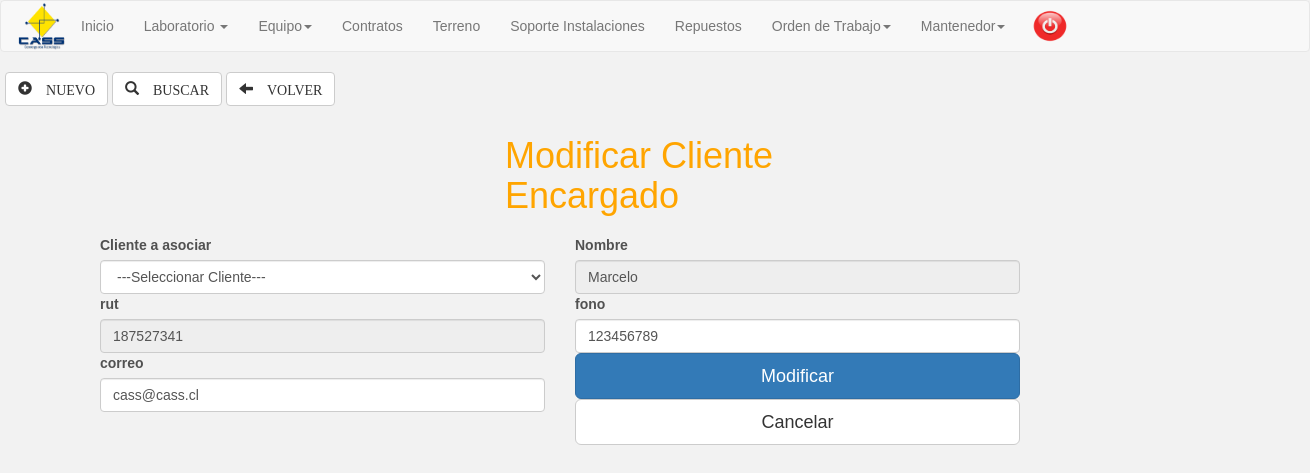
/cliente.modificar.encargado.php?id=1 (signed in), run on an earlier commit of the app's database.
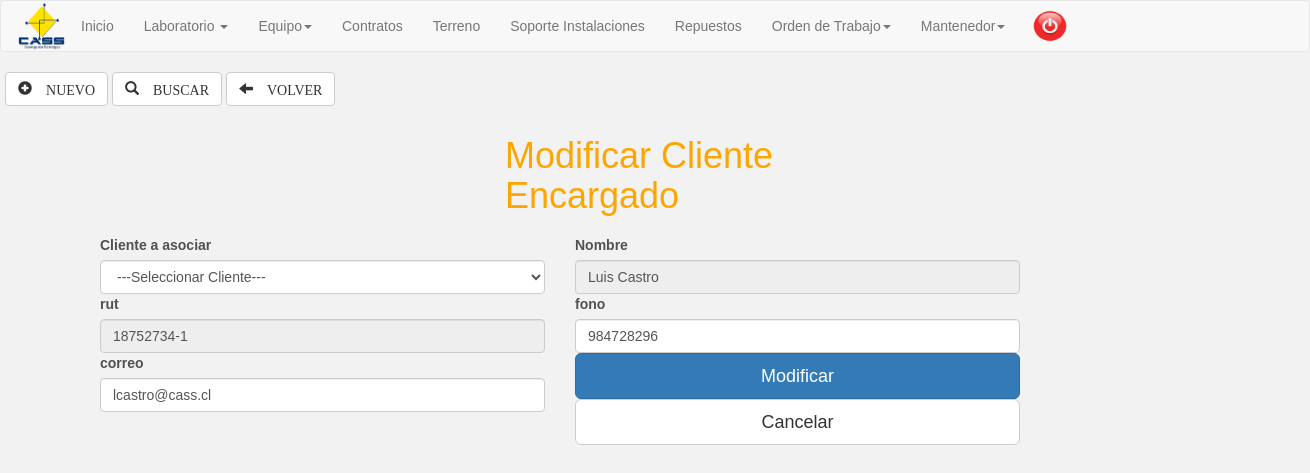
And on a later commit of the database.
### tables this page shows
CREATE TABLE `cliente_encargado` (
  `id_cliente_encargado` int(11) NOT NULL,
  `id_cliente` int(11) NOT NULL,
  `nombreE` varchar(30) NOT NULL,
  `rut` varchar(11) NOT NULL,
  `fono` varchar(12) NOT NULL,
  `correo` varchar(50) NOT NULL
);

### cliente.modificar.encargado.php (the view, shortened to what this page needs)
<?php
if (isset($_SESSION['correo'])) {?>
<!DOCTYPE html>
<html lang="en">
<head>
  <link rel="stylesheet" href="css/bootstrap.min.css">
  <link rel="stylesheet" href="js/bootstrap.min.js">
</head>
  <nav class="navbar navbar-default">
  <div class="container-fluid">
   <div class="navbar-header">
       <img class="logo" src="img/cass_logo.png" alt="">
    </div>
    <div class="collapse navbar-collapse" id="bs-example-navbar-collapse-1">
      <ul class="nav navbar-nav">
       <li><a  href="inicio.php">Inicio</a></li>
        <li class="dropdown">
          <a href="#" class="dropdown-toggle" data-toggle="dropdown" role="button" aria-haspopup="true" aria-expanded="false">Laboratorio <span class="caret"></span></a>
        </li>
        <li class="dropdown">
          <a href="#" class="dropdown-toggle" data-toggle="dropdown" role="button" aria-haspopup="true" aria-expanded="false">Equipo<span class="caret"></span></a>
        </li>
        <li><a  href="#">Contratos</a></li>
        <li><a  href="#">Terreno</a></li>
        <li><a  href="#">Soporte Instalaciones</a></li>
        <li><a  href="repuesto.php">Repuestos</a></li>
        <li class="dropdown">
           <a href="#" class="dropdown-toggle" data-toggle="dropdown" role="button" aria-haspopup="true" aria-expanded="false">Orden de Trabajo<span class="caret"></span></a>
        </li>
         <li class="dropdown">
          <a href="#" class="dropdown-toggle" data-toggle="dropdown" role="button" aria-haspopup="true" aria-expanded="false">Mantenedor<span class="caret"></span></a>
        </li>
      </ul>
       <a  href="cerrarsesion.php"><img class="cerrar" src="img/cerrar_sesion.png" alt="" ></a>
    </div>
</nav>
<body>
  <div class="contenedor">
<a href="cliente.encargado.php"><button  class="btn btn-default" type="submit"><span class="glyphicon glyphicon-plus-sign" aria-hidden="true"> NUEVO</span></button></a>
<a href="cliente.encargado.buscar.php"><button class="btn btn-default" type="submit"><span class="glyphicon glyphicon-search" aria-hidden="true"> BUSCAR</span></button></a>
<button class="btn btn-default" type="button"><span class="glyphicon glyphicon-arrow-left" aria-hidden="true"> VOLVER</span></button>
<br><br>
<?php
    $id=$_REQUEST['id'];
      $pedir=mysql_query("SELECT * FROM cliente_encargado WHERE id_cliente_encargado='$id' ")or die(mysql_error());
      $reg=mysql_fetch_array($pedir);
  ?>
<h1>Modificar Cliente Encargado</h1>
<form class="form-group" action=""  method="POST">
<div class="container">
<div class="col-xs-5" >
<label for="">Cliente a asociar</label>
<select id="id_cliente" class="form-control" name="id_cliente" autofocus>
<option value="<?php echo $fila['id_cliente']?>">---Seleccionar Cliente---</option>
</select>
</div>
<div class="col-xs-5" >
<label for="">Nombre</label>
<input type="text" class="form-control" id="nombreE" name="nombreE" disabled="" required=""  value="<?php echo $reg['nombreE'];?>" ></div>
<div class="col-xs-5" >
<label for="">rut</label>
<input type="text" class="form-control" name="rut" id="rut" disabled="" required="" oninput="checkRut(this)" value="<?php echo $reg['rut'];?>"></div>
<div class="col-xs-5" >
<label for="">fono</label>
<input type="text" class="form-control" name="fono" id="fono" minlength="8" maxlength="9" placeholder="Fono/Fax" onKeyPress="return SoloNumeros(event)"
  required="" value="<?php echo $reg['fono'];?>"></div>
<div class="col-xs-5" >
<label for="">correo</label>
<input type="email" class="form-control" name="correo" id="correo"   required="" value="<?php echo $reg['correo'];?>"></div>
  <div class="col-xs-5">
  <button type="submit" class="btn btn-primary btn-lg btn-block">Modificar</button></div>
  <div class="col-xs-5">
  <button type="reset" class="btn btn-default btn-lg btn-block">Cancelar</button></div>
</div>
</form>
</div>
</body>
</html>
<?php
}else{
  echo '<script> window.location="index.php";</script>';
}
?>

### cliente.modificar.encargado.php (style rules this page uses)
* { font-family: Geneva, Arial, Helvetica, sans-serif; }
body { background: #F2F2F2; }
img.logo { height: 50px; margin: auto; width: 50px; border: auto; }
h1 { margin: 10px 500px 20px 500px; color: orange; border-top: 30px; }
.contenedor { width: 1300px; height: 100px; margin: auto; }
label { color:#515151; }
.cerrar { height: 40px; margin: 5px auto; width: 60px; border: auto; }

What changed in the data, as far as the page shows it:
changed cliente_encargado: nombreE "Marcelo" → "Luis Castro"; rut "187527341" → "18752734-1"; fono "123456789" → "984728296"; correo "cass@cass.cl" → "lcastro@cass.cl"
